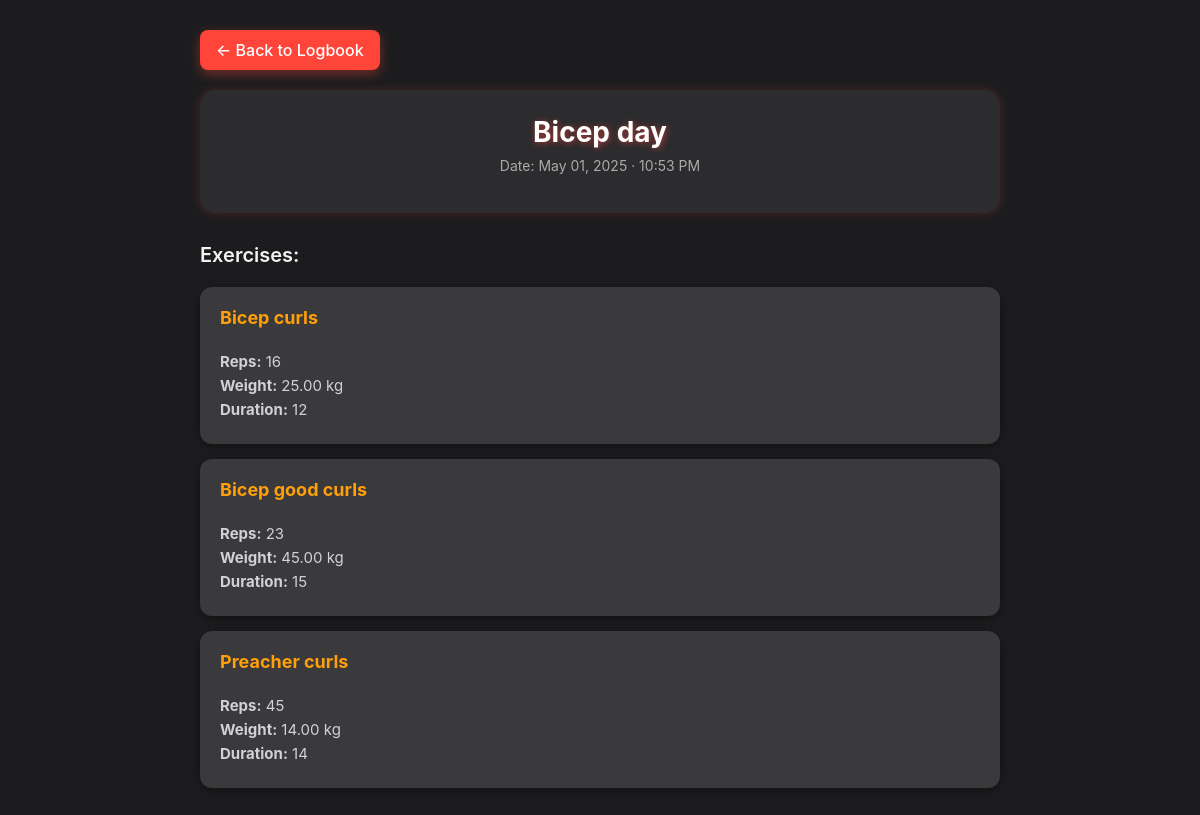
Screenshot of /workout/58/ (signed in) with the database file from the repository.
### tracker/models.py (models this page shows, shortened)
class Workout(models.Model):
    user=models.ForeignKey(User, on_delete=models.CASCADE)
    workout = models.CharField(max_length=100)
    created_at = models.DateTimeField(auto_now_add=True)
    name=models.CharField(max_length=100, blank=True, null=True)

class Exercise(models.Model):
    workout = models.ForeignKey(Workout, on_delete=models.CASCADE, related_name='exercises')
    exercise_name = models.CharField(max_length=100)
    reps = models.PositiveIntegerField()
    weight = models.DecimalField(max_digits=5, decimal_places=2)
    duration = models.PositiveIntegerField()

### tracker/views.py (the view)
# urls.py: path('workout/<int:workout_id>/', views.workout_detail, name='workout_detail'),
@login_required
def workout_detail(request, workout_id):
    workout = get_object_or_404(Workout, id=workout_id)
    print(workout.exercises.all())
    return render(request, 'tracker/workout_detail2.html', {'workout': workout})
    return render(request, 'tracker/workout_detail.html', {'workout': workout1, 'exercises': exercises})

### tracker/templates/tracker/workout_detail2.html (shortened to what this page needs)
<!DOCTYPE html>
<html lang="en">
<head>
</head>
<body>
    <div class="container">
        <a href="{% url 'logbook' %}" class="back-button">← Back to Logbook</a>
        <div class="workout-header">
            <h2>{{ workout.name }}</h2>
            <p>Date: {{ workout.created_at|date:"F d, Y · h:i A" }}</p>
        </div>
        <h3 class="exercise-title">Exercises:</h3>
        {% if workout.exercises.all %}
            {% for exercise in workout.exercises.all %}
                <div class="exercise-card">
                    <h4>{{ exercise.exercise_name }}</h4>
                    <div class="exercise-details">
                        <p><strong>Reps:</strong> {{ exercise.reps }}</p>
                        <p><strong>Weight:</strong> {{ exercise.weight }} kg</p>
                        <p><strong>Duration:</strong> {{ exercise.duration }} </p>
                    </div>
                </div>
            {% endfor %}
        {% else %}
            <div class="no-exercises">
                <p>No exercises added to this workout.</p>
            </div>
        {% endif %}
    </div>
</body>
</html>

### tracker/templates/tracker/workout_detail2.html (style rules this page uses)
body { font-family: -apple-system, BlinkMacSystemFont, 'Segoe UI', Roboto, Helvetica, Arial, sans-serif; background-color: #1c1c1e; color: #f2f2f2; margin: 0; padding: 30px; }
.container { max-width: 800px; margin: 0 auto; }
.back-button { display: inline-block; margin-bottom: 20px; padding: 10px 16px; background-color: #ff453a; color: white; border-radius: 8px; text-decoration: none; font-weight: 500; box-shadow: 0 4px 12px rgba(255, 69, 58, 0.4); transition: background-color 0.3s ease, transform 0.2s ease; }
.workout-header { background-color: #2c2c2e; padding: 25px; border-radius: 15px; text-align: center; margin-bottom: 30px; box-shadow: 0 0 10px rgba(255, 69, 58, 0.2); }
.workout-header h2 { margin: 0; font-size: 28px; color: #ffffff; text-shadow: 1px 1px 6px rgba(255, 69, 58, 0.6); }
.workout-header p { margin-top: 8px; font-size: 14px; color: #aaa; }
.exercise-title { margin-top: 10px; font-size: 20px; font-weight: 600; color: #f2f2f2; }
.exercise-card { background-color: #3a3a3c; border-radius: 12px; padding: 20px; margin-top: 15px; box-shadow: 0 2px 8px rgba(0,0,0,0.4); transition: transform 0.2s ease; }
.exercise-card h4 { margin-top: 0; font-size: 18px; color: #ff9f0a; }
.exercise-details p { font-size: 15px; color: #d1d1d6; margin: 5px 0; }

### rows the page displays
Workout: name "Bicep day", created_at "May 01, 2025 · 10:53 PM"
Exercise: exercise_name "Bicep curls", reps "16", weight "25.00", duration "12"
Exercise: exercise_name "Bicep good curls", reps "23", weight "45.00", duration "15"
Exercise: exercise_name "Preacher curls", reps "45", weight "14.00", duration "14"
